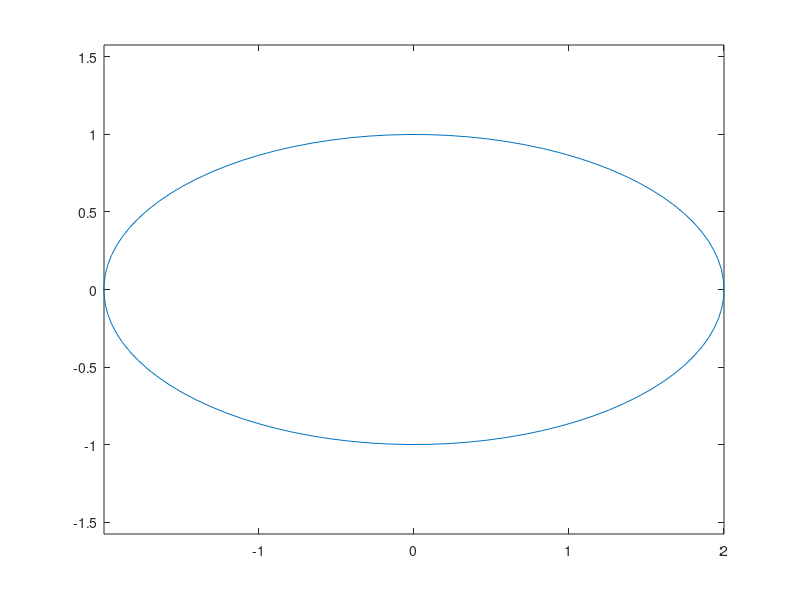

MATLAB code to generate this figure:
x0 = 0; % X-coordinate of the center of the ellipse
y0 = 0; % Y-coordinate of the center of the ellipse
a = 2; % Length of the semi-major axis of the ellipse
b = 1; % Length of the semi-minor axis of the ellipse
theta = 0; % Angle (in radians) between the semi-major axis and the x-axis

t = linspace(0, 2*pi, 100); % Create an array of 100 points evenly spaced between 0 and 2*pi
x = x0 + a*cos(theta)*cos(t) - b*sin(theta)*sin(t); % X-coordinates of the ellipse points
y = y0 + a*sin(theta)*cos(t) + b*cos(theta)*sin(t); % Y-coordinates of the ellipse points

plot(x, y); % Plot the ellipse
axis equal; % Set the aspect ratio of the plot to be equal in both directions

